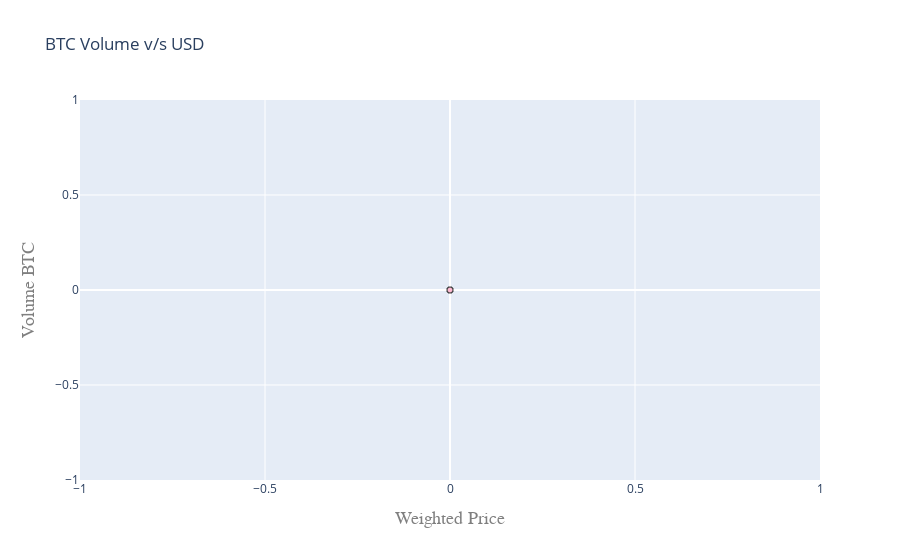

Notebook cell for this chart:
### Code cell
#BTC Volume vs USD visualization
trace = go.Scattergl(
    y = weekly_rows['Volume_(BTC)'].astype(float),
    x = weekly_rows['Weighted_Price'].astype(float),
    mode = 'markers',
    marker = dict(
        color = '#FFBAD2',
        line = dict(width = 1)
    )
)
layout = go.Layout(
    title='BTC Volume v/s USD',
    xaxis=dict(
        title=dict(
            text='Weighted Price',
            font=dict(
                family='Courier New, monospace',
                size=18,
                color='#7f7f7f'
            )
        )
    ),
    yaxis=dict(
        title=dict(
            text='Volume BTC',
            font=dict(
                family='Courier New, monospace',
                size=18,
                color='#7f7f7f'
            )
        )
    )
)
data = [trace]
fig = go.Figure(data=data, layout=layout)
iplot(fig, filename='compare_webgl')

### Figure 1 — Plotly figure (JSON) as saved in the notebook; plotly's stock layout.template omitted (floating-point values rounded to 4 significant figures; data arrays with more than 128 entries replaced by an {"elided": "..."} marker saying what was removed)
{"data": [{"marker": {"color": "#FFBAD2", "line": {"width": 1}}, "mode": "markers", "type": "scattergl", "x": {"elided": "202 float values"}, "y": {"elided": "202 float values"}}], "layout": {"title": {"text": "BTC Volume v/s USD"}, "xaxis": {"title": {"font": {"color": "#7f7f7f", "family": "Courier New, monospace", "size": 18}, "text": "Weighted Price"}}, "yaxis": {"title": {"font": {"color": "#7f7f7f", "family": "Courier New, monospace", "size": 18}, "text": "Volume BTC"}}}}
